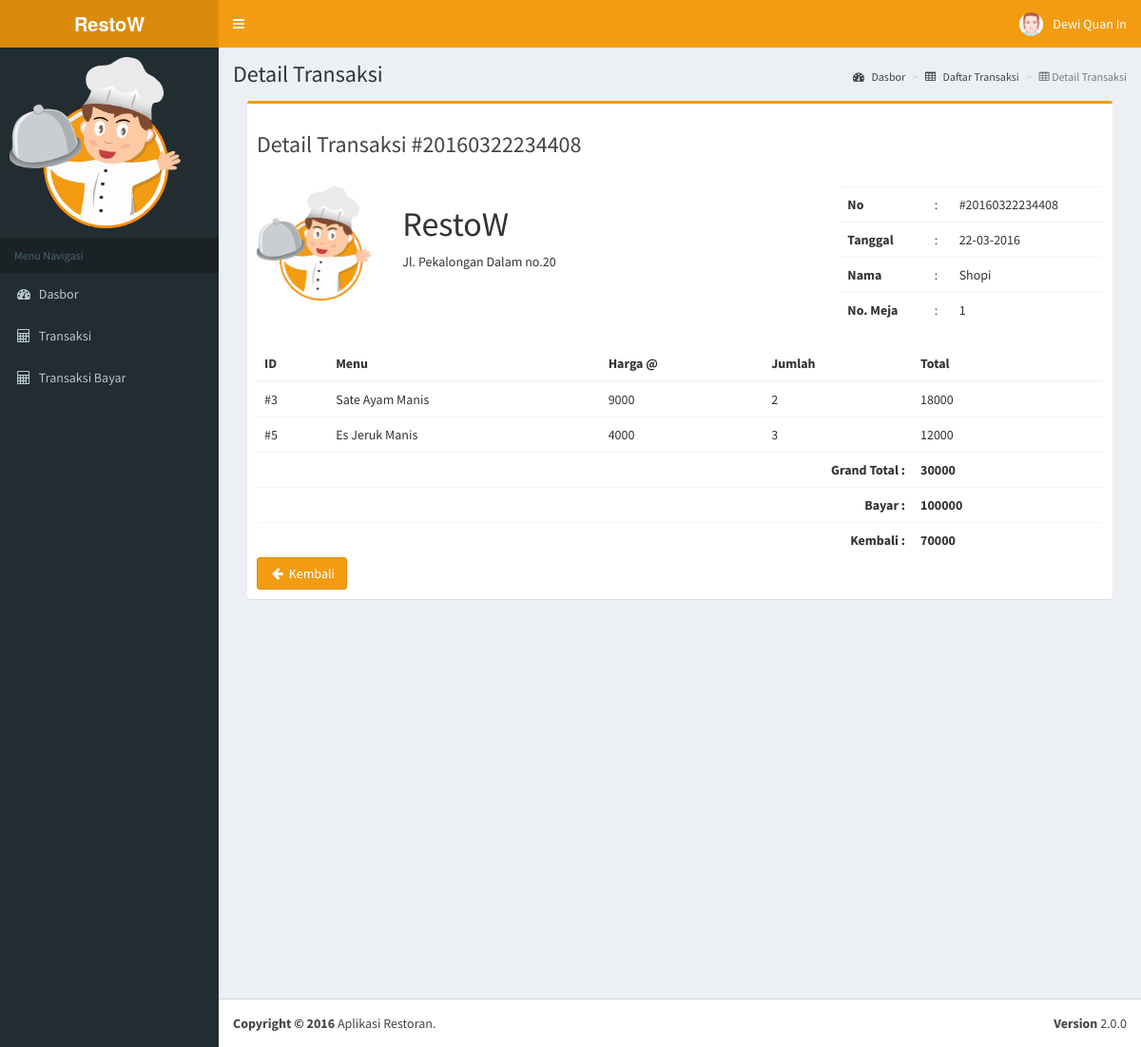
Screenshot of /admin/detail-trans-pay.php?no_trans=20160322234408 (signed in) with the database file from the repository.
### tables this page shows
CREATE TABLE IF NOT EXISTS `transactions` (
  `no_trans` varchar(20) NOT NULL,
  `date` date NOT NULL,
  `name` varchar(25) NOT NULL,
  `no_table` int(5) NOT NULL,
  `s1` int(1) NOT NULL,
  `s2` int(1) NOT NULL,
  `gtotal` int(10) NOT NULL,
  `pay` int(10) NOT NULL,
  `refund` int(10) NOT NULL
);

CREATE TABLE IF NOT EXISTS `details` (
  `no_trans` varchar(20) NOT NULL,
  `id_menu` int(10) NOT NULL,
  `qty` int(10) NOT NULL
);

CREATE TABLE IF NOT EXISTS `menus` (
  `id_menu` int(10) NOT NULL,
  `nm_menu` varchar(50) NOT NULL,
  `image` varchar(255) NOT NULL,
  `id_category` int(10) NOT NULL,
  `stock` int(10) NOT NULL,
  `price` int(10) NOT NULL
);

### class/transaction.php (called while the page is built, shortened)
<?php
  class Transaction extends Database
  {
    private $conn;
    public function __construct()
    {
      $db = $this->dbConnection();
      $this->conn = $db;
    }
    public function getDetail($no_trans)
    {
      $stmt = $this->conn->prepare("SELECT * FROM details WHERE no_trans = :no_trans");
      $stmt->execute(array(":no_trans" => $no_trans));
      return $stmt;
    }
    public function getTransaction($no_trans)
    {
      $stmt = $this->conn->prepare("SELECT * FROM transactions WHERE no_trans = :no_trans");
      $stmt->execute(array(":no_trans" => $no_trans));
      return $stmt;
    }
  }
?>

### class/menu.php (called while the page is built, shortened)
<?php
  class Menu extends Database
  {
    private $conn;
    public function __construct()
    {
      $db = $this->dbConnection();
      $this->conn = $db;
    }
    public function getMenu($id_menu)
    {
      $stmt = $this->conn->prepare("SELECT * FROM menus WHERE id_menu = :id_menu");
      $stmt->execute(array(":id_menu" => $id_menu));
      return $stmt;
    }
  }
?>

### admin/detail-trans-pay.php (the view, shortened to what this page needs)
<?php
  require_once '../class/transaction.php';
  require_once '../class/menu.php';
  $trans = new Transaction();
  $menu = new Menu();
  if($_SESSION['level'] == 3){
    if(isset($_GET['no_trans']))
    {
      include_once 'core/head.php';
      include_once 'core/header.php';
      include_once 'core/sidebar.php';
      $no_trans = $_GET['no_trans'];
      $stmt = $trans->getTransaction($no_trans);
      $row = $stmt->fetch(PDO::FETCH_ASSOC);
      $timestamp = strtotime($row['date']);
?>
<div class="content-wrapper" style="height:1000px;">
  <section class="content-header">
    <h1>
      Detail Transaksi
    </h1>
    <ol class="breadcrumb">
      <li><a href="index.php"><i class="fa fa-dashboard"></i> Dasbor</a></li>
      <li><a href="transaction.php"><i class="fa fa-table"></i> Daftar Transaksi</a></li>
      <li class="active"><i class="fa fa-table"></i> Detail Transaksi</li>
    </ol>
  </section>
  <section class="content">
    <div class="col-lg-12">
      <div class="box box-warning">
        <div class="box-header">
          <h3>Detail Transaksi #<?= $row['no_trans']; ?></h3>
        </div>
        <div class="box-body table-responsive">
          <div class="row">
            <div class="col-md-2">
              <img src="../img/logo.png" alt="logo" width="120" height="120" />
            </div>
            <div class="col-md-6">
              <h1>RestoW</h1>
              <p>Jl. Pekalongan Dalam no.20</p>
            </div>
            <div class="col-md-4">
              <table class="table" align="center" width="100%">
                <tbody>
                  <tr>
                    <td><b>No</b></td>
                    <td>:</td>
                    <td><?= "#".$row['no_trans']; ?></td>
                  </tr>
                  <tr>
                    <td><b>Tanggal</b></td>
                    <td>:</td>
                    <td><?= date('d-m-Y', $timestamp); ?></td>
                  </tr>
                  <tr>
                    <td><b>Nama</b></td>
                    <td>:</td>
                    <td><?= $row['name']; ?></td>
                  </tr>
                  <tr>
                    <td><b>No. Meja</b></td>
                    <td>:</td>
                    <td><?= $row['no_table']; ?></td>
                  </tr>
                </tbody>
              </table>
            </div>
          </div>
          <table class="table">
            <thead>
              <th>ID</th>
              <th>Menu</th>
              <th>Harga @</th>
              <th>Jumlah</th>
              <th width="200">Total</th>
            </thead>
            <tbody>
              <?php
                $stmt1 = $trans->getDetail($no_trans);
                if($stmt1->rowCount() > 0)
                {
                  $gtotal = 0;
                  while ($ro = $stmt1->fetch(PDO::FETCH_ASSOC))
                  {
                    $m = $menu->getMenu($ro['id_menu']);
                    $r = $m->fetch(PDO::FETCH_ASSOC);
                    $total = $r['price'] * $ro['qty'];
                    $gtotal += $total;
              ?>
                    <tr>
                      <td><?= "#".$ro['id_menu']; ?></td>
                      <td><?= $r['nm_menu']; ?></td>
                      <td><?= $r['price']; ?></td>
                      <td><?= $ro['qty']; ?></td>
                      <td><?= $total; ?></td>
                    </tr>
              <?php
                  }
              ?>
                  <tr>
                    <td colspan="4" align="right"><b>Grand Total : </b></td>
                    <td>
                      <?= "<b>".$gtotal."</b>"; ?>
                    </td>
                  </tr>
                  <tr>
                    <td colspan="4" align="right"><b>Bayar : </b></td>
                    <td>
                      <?php
                        if($row['pay'] == 0)
                        {
                          echo "<font color='red'>Belum bayar</font>";
                        }else{
                          echo "<b>".$row['pay']."</b>";
                        }
                      ?>
                    </td>
                  </tr>
                  <tr>
                    <td colspan="4" align="right"><b>Kembali : </b></td>
                    <td>
                      <?= "<b>".$row['refund']."</b>"; ?>
                    </td>
                  </tr>
              <?php
                }
              ?>
            </tbody>
          </table>
          <a role="button" id="kembali" class="btn btn-warning no-print" href="pay-transaction.php"><i class="fa fa-fw fa-arrow-left"></i> Kembali</a>
        </div>
      </div>
    </div>
  </section>
</div>
<?php
      include_once 'core/footer.php';
    }
  }else{
    echo "<script>
      location.href='transaction.php';
    </script>";
  }
?>

### rows the page displays
transactions: no_trans "20160322234408", date "22-03-2016", name "Shopi", no_table "1", pay "100000", refund "70000"
details: id_menu "3", id_menu.nm_menu "Sate Ayam Manis", id_menu.price "9000", qty "2", total "18000"
details: id_menu "5", id_menu.nm_menu "Es Jeruk Manis", id_menu.price "4000", qty "3", total "12000"

### other values shown
$user->nm_user() "Dewi Quan In"
$gtotal "30000"
